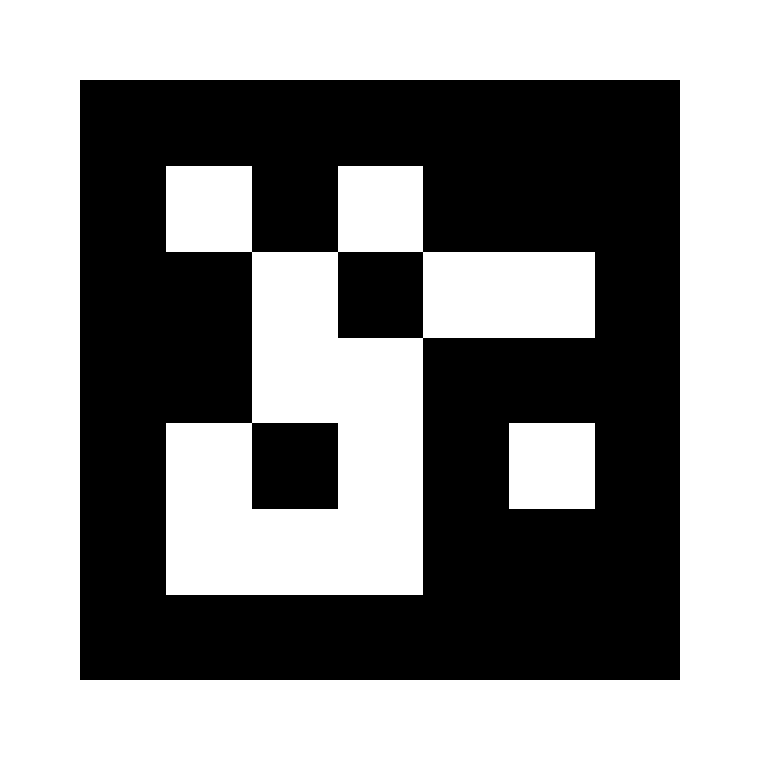
#> input picture TEST_MARKER.png, 760 x 760 px, given in place of the camera
$ python ar_main.py
#> lines starting #> are read from the running program, lines starting #| are printed output that depends on the picture; after the words box and inside, x2 and y2 are one past the last pixel; in counts of white or black regions, pixels touching at a corner belong together
import sys
import os
import json
from pathlib import Path
import numpy as np

# ================= PATH FIX =================
ROOT_DIR = os.path.dirname(os.path.dirname(os.path.abspath(__file__)))
if ROOT_DIR not in sys.path:
    sys.path.append(ROOT_DIR)
# ===========================================

import cv2
import cv2.aruco as aruco

from circuit_engine.loader import load_series_circuit_from_json


# ================= ASSETS =================
ASSETS_DIR = Path("assets")

COMPONENT_IMAGES = {
    "V": ASSETS_DIR / "voltage_source.png",
    "R": ASSETS_DIR / "resistor.png",
    "LED": ASSETS_DIR / "led.png",
    "C": ASSETS_DIR / "capacitor.png",
    "D": ASSETS_DIR / "diode.png",
    "Q": ASSETS_DIR / "transistor.png",
    "GND": ASSETS_DIR / "ground.png",
    "GPIO": ASSETS_DIR / "gpio_block.png",
    "S": ASSETS_DIR / "switch.png",

}


# ================= HELPERS =================
# [9 lines left out: function get_component_type, not called in this run]


def base_component(terminal: str):
    return terminal.split(".")[0]


# ===== FINAL BRUTE-FORCE BACKGROUND REMOVAL =====
# [65 lines left out: functions force_remove_background, overlay_image, auto_layout_position, not called in this run]


# ============ EXPERIMENT LOADER ============
def load_experiment_json(exp_id: int):
    file_map = {
        0: "exp1_ohms_law_measurement.json",
        1: "exp2_voltage_divider_load.json",
        2: "exp3_rc_charging_led.json",
        3: "exp4_gpio_led_control.json",
        4: "exp5_gpio_logic_threshold.json",
        5: "exp6_rc.json",
        6: "exp7_transistor.json",
        7: "exp8_threshold.json",
    }

    if exp_id not in file_map:
        return [], "No experiment mapped"

    path = Path("experiments") / file_map[exp_id]

    if not path.exists():
        return [], f"Missing file: {path.name}"

    try:
        _, steps = load_series_circuit_from_json(path)
    except json.JSONDecodeError:
        return [], "Invalid JSON file"

    return steps, f"Loaded: {path.name}"


# ================= MAIN =================
def main():
    cap = cv2.VideoCapture(0)
    cap.set(cv2.CAP_PROP_FRAME_WIDTH, 1280)
    cap.set(cv2.CAP_PROP_FRAME_HEIGHT, 720)

    aruco_dict = aruco.getPredefinedDictionary(aruco.DICT_5X5_100)

    current_marker = None
    current_step = -1
    steps = []
    status = "No marker detected"

    visible_components = []
    component_images = {}
    connections = []

    print("✅ eYantra AR running | N: next | R: reset | Q: quit")

    while True:
        ret, frame = cap.read()
#> frame is the input picture: shape (760, 760, 3); 54.2% white; 1 black region, box (x1, y1, x2, y2) and area: (80, 80, 680, 680) 264367
        if not ret:
            break

        gray = cv2.cvtColor(frame, cv2.COLOR_BGR2GRAY)
        corners, ids, _ = aruco.detectMarkers(gray, aruco_dict)
#> corners = ([[80, 80], [679, 80], [679, 679], [80, 679]],); ids = [0]

        if ids is not None:
            marker_id = int(ids[0][0])
#> marker_id = 0
            aruco.drawDetectedMarkers(frame, corners, ids)
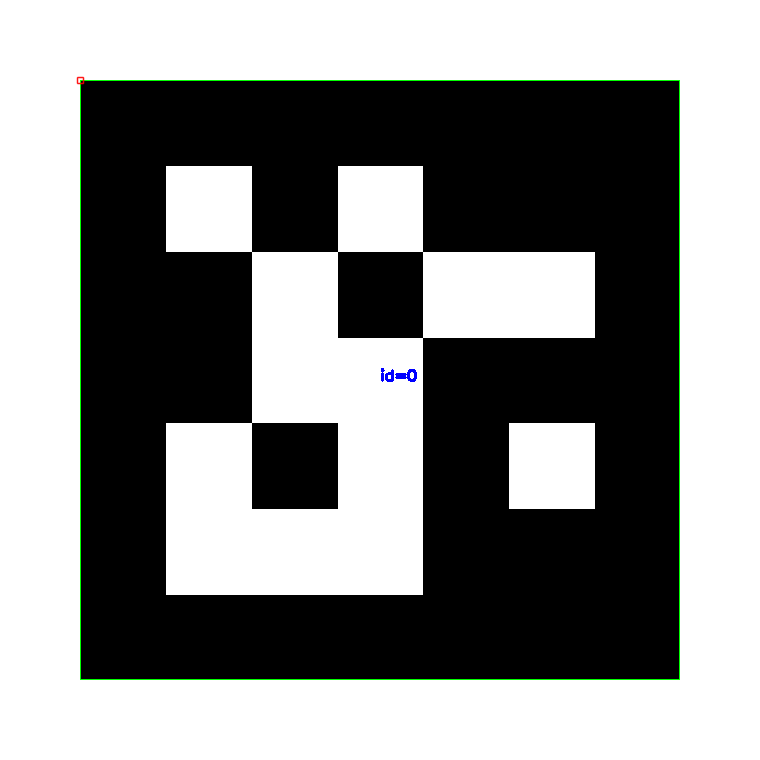
#> frame: shape (760, 760, 3); 0.47% of pixels changed, all inside (x1, y1, x2, y2) = (76, 76, 680, 680)

            if marker_id != current_marker:
                steps, status = load_experiment_json(marker_id)
#> steps = []
                current_marker = marker_id
#> current_marker = 0
                current_step = -1
                visible_components.clear()
                component_images.clear()
                connections.clear()

        frame = cv2.flip(frame, 1)
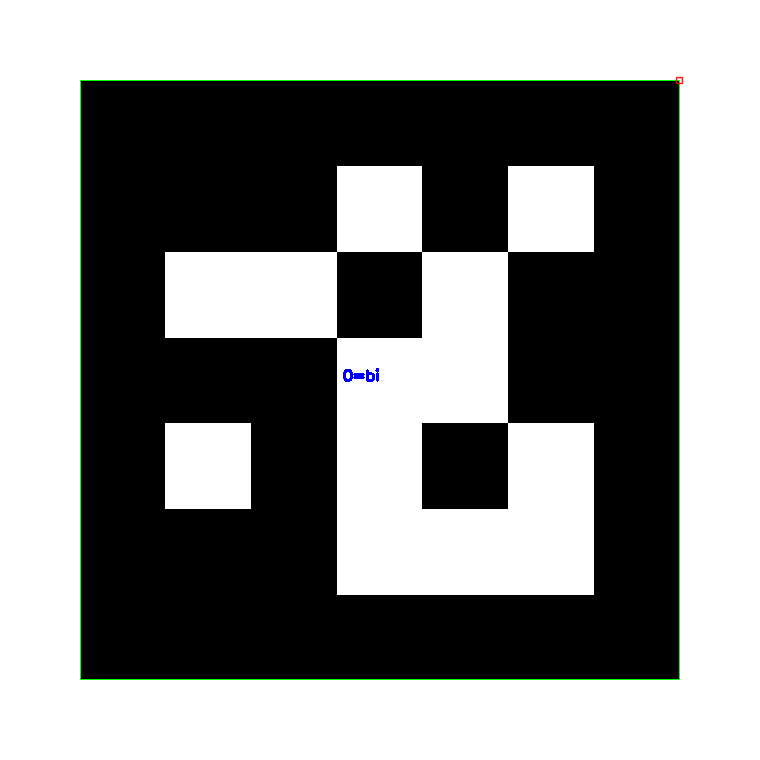
#> frame: shape (760, 760, 3); mean B, G, R 138.3, 139.2, 138.2

        # Status
        cv2.putText(frame, status, (10, 30),
                    cv2.FONT_HERSHEY_SIMPLEX, 0.7, (0, 255, 0), 2)
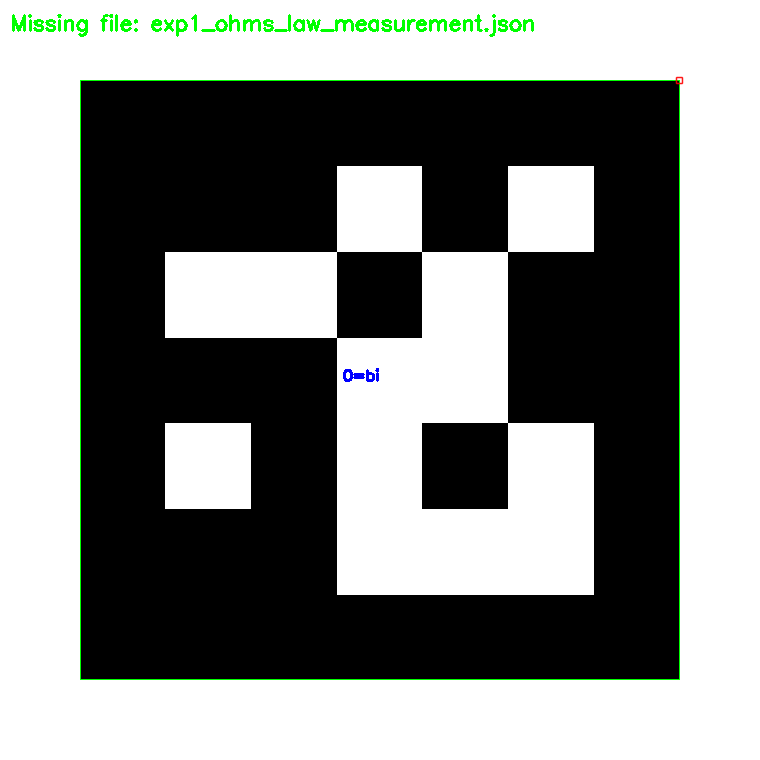
#> frame: shape (760, 760, 3); 0.61% of pixels changed, all inside (x1, y1, x2, y2) = (12, 14, 534, 37)

        if steps and current_step >= 0:
            step = steps[current_step]
            cv2.putText(frame, step["text"], (10, 70),
                        cv2.FONT_HERSHEY_SIMPLEX, 0.65, (0, 255, 255), 2)

        # Draw wires
        for a, b in connections:
            if a in visible_components and b in visible_components:
                x1, y1 = auto_layout_position(a, visible_components, connections)
                x2, y2 = auto_layout_position(b, visible_components, connections)
                cv2.line(frame, (x1, y1), (x2, y2), (0, 255, 0), 4)

        # Draw components
        for comp in visible_components:
            x, y = auto_layout_position(comp, visible_components, connections)
            overlay_image(frame, component_images.get(comp), x, y)

            # BLACK component labels
            cv2.putText(frame, comp, (x - 20, y + 75),
                        cv2.FONT_HERSHEY_SIMPLEX, 0.6, (0, 0, 0), 2)

        cv2.imshow("eYantra AR Circuit Lab", frame)

        key = cv2.waitKey(1) & 0xFF
#> (key q is pressed here)

        if key == ord("n") and steps:
            if current_step < len(steps) - 1:
                current_step += 1
                step = steps[current_step]

                if step["type"] == "show_component":
                    comp = step["target"]
                    if comp not in visible_components:
                        img = None
                        img_path = COMPONENT_IMAGES.get(get_component_type(comp))
                        if img_path and img_path.exists():
                            img = cv2.imread(str(img_path), cv2.IMREAD_UNCHANGED)
                            img = force_remove_background(img)
                            img = cv2.resize(img, (120, 120))
                        component_images[comp] = img
                        visible_components.append(comp)

                elif step["type"] == "connect":
                  a = base_component(step["from"])
                  b = base_component(step["to"])

     # Store connection intent even if component not visible yet
                  if (a, b) not in connections and (b, a) not in connections:
                   connections.append((a, b))


        elif key == ord("r"):
            current_step = -1
            visible_components.clear()
            component_images.clear()
            connections.clear()

        elif key == ord("q"):
            break

    cap.release()
    cv2.destroyAllWindows()


if __name__ == "__main__":
    main()
